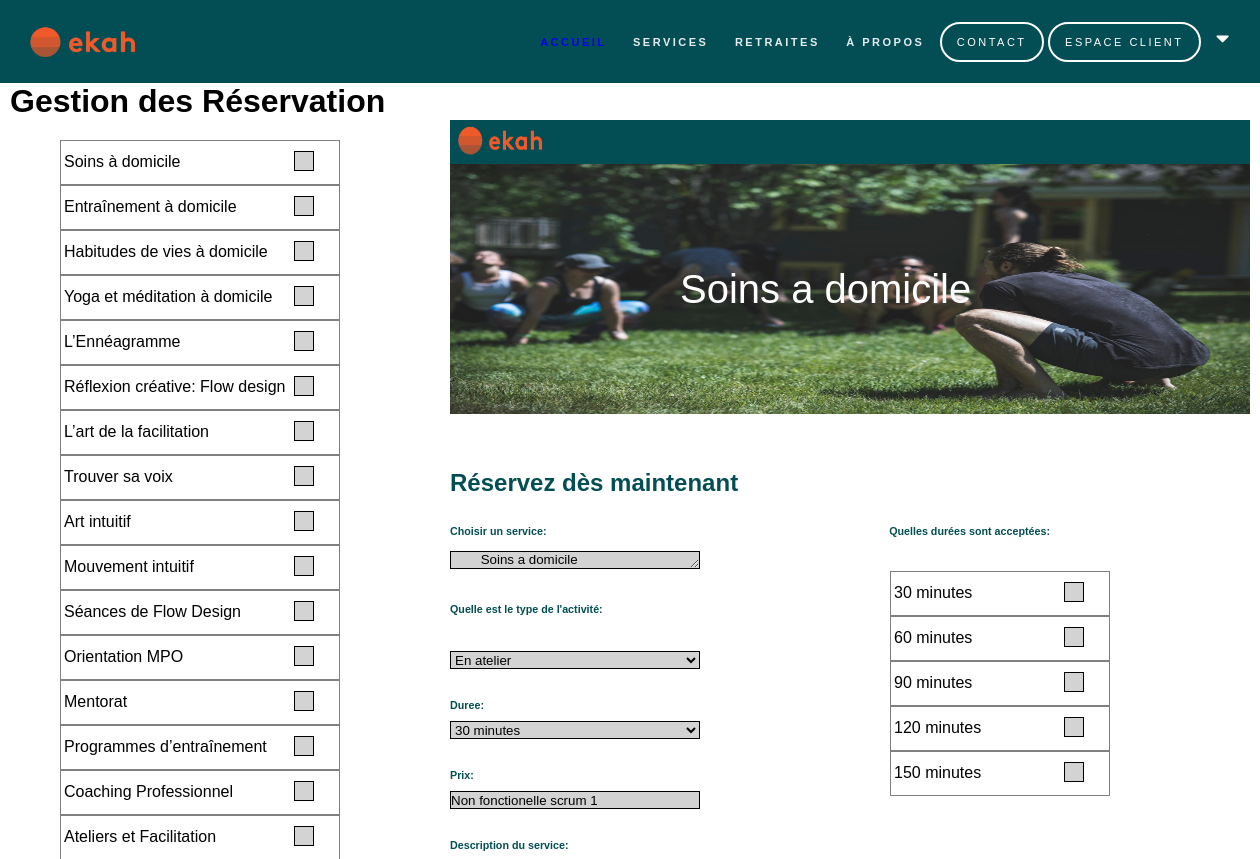
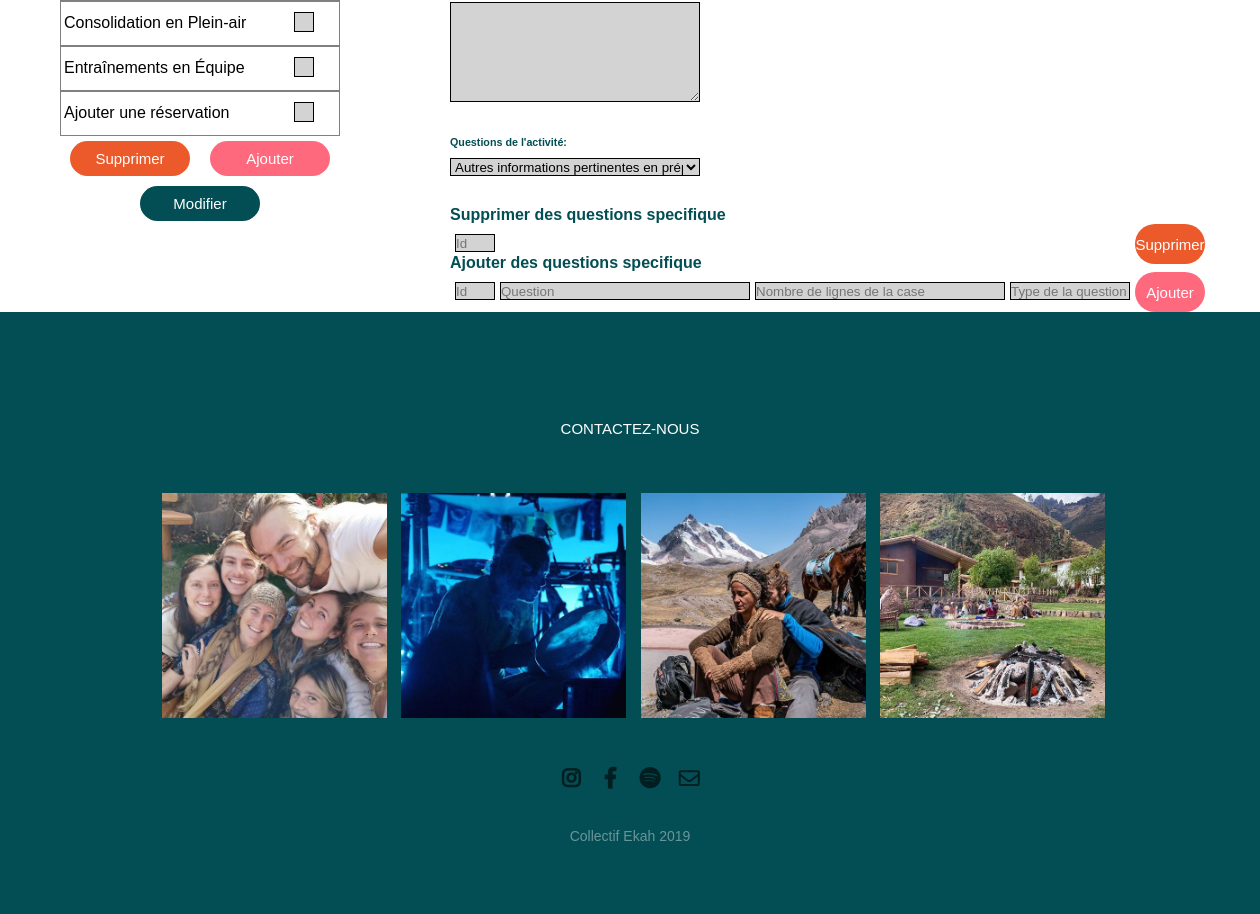
Page /affichage/gestionReservation/gestionReservation.php on the committed database (2 pictures, top to bottom).
### tables this page shows
CREATE TABLE activite (
id INT NOT NULL AUTO_INCREMENT PRIMARY KEY,
id_type_activite INT NOT NULL,
nom VARCHAR(100) NOT NULL,
description_breve VARCHAR(500) NOT NULL,
description_longue VARCHAR(1500) NOT NULL,
cout DECIMAL(6,2),
FOREIGN KEY (id_type_activite) REFERENCES type_activite(id)
);

CREATE TABLE duree (
id INT NOT NULL AUTO_INCREMENT PRIMARY KEY,
temps INT NOT NULL
);

### php/gestionnaire/Activite/gestionActivite.php (called while the page is built, shortened)
<?php
include_once $_SERVER['DOCUMENT_ROOT']."/Project-Ekah/utils/connexion.php";
include_once $_SERVER['DOCUMENT_ROOT']."/Project-Ekah/php/class/Activite/activite.php";
include_once $_SERVER['DOCUMENT_ROOT']."/Project-Ekah/php/class/Activite/type_activite.php";
class GestionActivite{
  public function getAllActivite(){
    $tempconn = new Connexion();
    $conn = $tempconn->getConnexion();
    $activite = null;
    $requete= "SELECT * FROM activite";
    $result = $conn->query($requete);
    if ($result->num_rows > 0) {
      while($row = $result->fetch_assoc()) {
        $activite[] = new Activite( $row['id'],
                                  $row['id_type_activite'],
                                  $row['nom'],
                                  $row['description_breve'],
                                  $row['description_longue']);
      }
    }
    return $activite;
  }
  public function getAllTypeActivite(){
    $tempconn = new Connexion();
    $conn = $tempconn->getConnexion();
    $requete= "SELECT * FROM type_activite";
    $result = $conn->query($requete);
    if ($result->num_rows > 0) {
      while($row = $result->fetch_assoc()) {
        $type_activite[] = new Type_activite( $row['id'],
                                  $row['nom'],);
      }
    }
    return $type_activite;
  }
}
?>

### utils/connexion.php (called while the page is built, shortened)
<?php
class Connexion{
  private $dbHost = "localhost";
  private $dbUser = "root";
  private $dbPass = "";
  private $dbName = "ekah";
  function __construct() {
    $this->conn = mysqli_connect($this->dbHost, $this->dbUser, $this->dbPass, $this->dbName);
  }
}
?>

### php/class/Activite/activite.php (called while the page is built, shortened)
<?php
  class Activite{
    private $nom;
    public function getNom(){
      return $this->nom;
    }
    public function setNom($nom){
      $this->nom = $nom;
    }
  }
 ?>

### php/gestionnaire/Duree/gestionDuree.php (called while the page is built, shortened)
<?php
 include_once $_SERVER['DOCUMENT_ROOT']."/Project-Ekah/utils/connexion.php";
 include_once $_SERVER['DOCUMENT_ROOT']."/Project-Ekah/php/class/Duree/duree.php";
class GestionDuree{
  public function getAllDuree(){
    $tempconn = new Connexion();
    $conn = $tempconn->getConnexion();
    $duree = null;
    $requete= "SELECT * FROM duree";
    $result = $conn->query($requete);
    if ($result->num_rows > 0) {
      while($row = $result->fetch_assoc()) {
        $duree[] = new Duree( $row['id'],
                                  $row['temps']);
      }
    }
    return $duree;
  }
  public function getDureesOfActivite($idActivite){
    $tempconn = new Connexion();
    $conn = $tempconn->getConnexion();
      $requete = "SELECT tda.id_activite, d.id, d.temps FROM ta_duree_activite AS tda
                INNER JOIN activite AS a ON tda.id_activite = a.id
                INNER JOIN duree AS d ON tda.id_duree = d.id
                WHERE tda.id_activite = $idActivite;";
      $result = $conn->query($requete);
      if ($result->num_rows > 0) {
        while($row = $result->fetch_assoc()) {
          $duree[] = new Duree( $row['id'],$row['temps']);
        }
      }
      return $duree;
    }
  }
?>

### php/class/Duree/duree.php (called while the page is built, shortened)
<?php
  class Duree{
    private $temps;
    public function getTemps(){
      return $this->temps;
    }
    public function setTemps($temps){
      $this->temps = $temps;
    }
  }
 ?>

### php/class/Activite/type_activite.php (called while the page is built, shortened)
<?php
class Type_activite{
  private $nom;
    public function getNom(){
      return $this->nom
      ;}
  public function setNom($nom){
    $this->nom = $nom
    ;}
} ?>

### php/gestionnaire/Question/gestionQuestion.php (called while the page is built, shortened)
<?php
 include_once $_SERVER['DOCUMENT_ROOT']."/Project-Ekah/utils/connexion.php";
 include_once $_SERVER['DOCUMENT_ROOT']."/Project-Ekah/php/class/Question/question.php";
class GestionQuestion{
  public function getQuestionsOfActivite($idActivite){
    $tempconn = new Connexion();
    $conn = $tempconn->getConnexion();
      $requete = "SELECT taqr.id_activite, q.id, q.nom_questionnaire FROM ta_activite_questionnaire_reservation AS taqr
                INNER JOIN activite AS a ON taqr.id_activite = a.id
                INNER JOIN questionnaire_reservation AS q ON taqr.id_questionnaire_res = q.id
                WHERE taqr.id_activite = $idActivite;";
      $result = $conn->query($requete);
      if ($result->num_rows > 0) {
        while($row = $result->fetch_assoc()) {
          $requete1 = "SELECT tqrq.id_questionnaire_res, q.id, q.id_type_question, q.question, q.nb_ligne FROM ta_questionnaire_reservation_question AS tqrq
                    INNER JOIN question AS q ON tqrq.id_question = q.id
                    INNER JOIN questionnaire_reservation AS qr ON tqrq.id_questionnaire_res = qr.id
                    WHERE tqrq.id_questionnaire_res = '".$row['id']."';";
          $result1 = $conn->query($requete1);
          if ($result1->num_rows > 0) {
            while($row = $result1->fetch_assoc()) {
              $question[] = new Question( $row['id'],$row['id_type_question'],$row['question'],$row['nb_ligne']);
            }
        }
      }
      return $question;
    }
}
}
?>

### php/class/Question/question.php (called while the page is built, shortened)
<?php
  class Question{
    private $question;
    public function getQuestion(){
      return $this->question;
    }
    public function setQuestion($question){
      $this->question = $question;
    }
  }
 ?>

### affichage/gestionReservation/gestionAffichageGestionReservation.php (the view)
<?php
  class GestionAffichageGestionReservation
  {
    public function getAllActivite(){
       $ga = new GestionActivite();
       $activite = $ga->getAllActivite();
       $html = "";
        if (!is_array($activite)){
         $html .= "Aucun resultat trouvé.";
       }
       else{
         for ($i = 0; $i < sizeof($activite); $i++){
           $html .= "
               <div class=\"sectionActivite\" >
               <div class=\"titreActivite\">".$activite[$i]->getNom()."</div>
               <div onclick='selectionne($i);' class=\"boiteSelection\" id='Activite-$i'></div>
               </div>
                 ";
         }
         $j=sizeof($activite);
         $html.="
         <div class=\"sectionActivite\" >
         <div class=\"titreActivite\">Ajouter une réservation</div>
         <div onclick='selectionne($j);' class=\"boiteSelection\" id='Activite-$j'></div>
         </div>
         ";
       }
       return $html;
     }
     public function getAllTypeActivite(){
        $ga = new GestionActivite();
        $type_activite = $ga->getAllTypeActivite();
        $html = "";
         if (!is_array($type_activite)){
          $html .= "Aucun resultat trouvé.";
        }
        else{
          $html .= "<select class=\"boxType\" name=\"type\" id=\"type\"> ";
          for ($i = 0; $i < sizeof($type_activite);$i++){
            $j=$i+1;
            $html .= "
              <option id='Type-$i' value=\"$j\" >".$type_activite[$i]->getNom()."</option>
            ";
          }
          $html .= "</select>";
        }
        return $html;
      }
      public function getDureeActivite($idActivite){
         $gd = new GestionDuree();
         $duree_activite = $gd->getDureesOfActivite($idActivite);
         $html = "";
          if (!is_array($duree_activite)){
           $html .= "Aucun resultat trouvé.";
         }
         else{
           $html .= "<select class=\"boxDuree\" name=\"service\" id=\"duree\">";
           for ($i = 0; $i < sizeof($duree_activite);$i++){
             $j=$i+1;
             $html .= "
               <option id='Duree-$i' value=\"$j\" >".$duree_activite[$i]->getTemps()." minutes</option>
             ";
           }
           $html .= "</select>";
         }
         return $html;
       }
       public function getQuestionActivite($idActivite){
          $gq = new GestionQuestion();
          $question_activite = $gq->getQuestionsOfActivite($idActivite);
          $html = "";
           if (!is_array($question_activite)){
            $html .= "Aucun resultat trouvé.";
          }
          else{
            $html .= "<select class=\"boxDuree\" name=\"service\" id=\"questionnaire\">";
            for ($i = 0; $i < sizeof($question_activite);$i++){
              $j=$i+1;
              $html .= "
                <option id='Question-$i' value=\"$j\" >".$question_activite[$i]->getQuestion()."</option>
              ";
            }
            $html .= "</select>";
          }
          return $html;
        }
     public function getAllDuree(){
        $gd = new GestionDuree();
        $duree = $gd->getAllDuree();
        $html = "";
         if (!is_array($duree)){
          $html .= "Aucun resultat trouvé.";
        }
        else{
          for ($i = 0; $i < sizeof($duree); $i++){
            $html .= "
                <div class=\"sectionDuree\" >
                <div class=\"titreActivite\">".$duree[$i]->getTemps()." minutes</div>
                <div onclick='selectionneDuree($i);' class=\"boiteSelection\" id='Duree-$i'></div>
                </div>
                  ";
          }
        }
        return $html;
      }
   }
?>

### rows in the picture
activite: nom "Soins à domicile"
activite: nom "Entraînement à domicile"
activite: nom "Habitudes de vies à domicile"
activite: nom "Yoga et méditation à domicile"
activite: nom "L’Ennéagramme"
activite: nom "Réflexion créative: Flow design"
activite: nom "L’art de la facilitation"
activite: nom "Trouver sa voix"
activite: nom "Art intuitif"
activite: nom "Mouvement intuitif"
activite: nom "Séances de Flow Design"
activite: nom "Orientation MPO"
activite: nom "Mentorat"
activite: nom "Programmes d’entraînement"
activite: nom "Coaching Professionnel"
activite: nom "Ateliers et Facilitation"
activite: nom "Consolidation en Plein-air"
activite: nom "Entraînements en Équipe"
duree: temps "30"
duree: temps "60"
duree: temps "90"
duree: temps "120"
duree: temps "150"

### other values in the picture
form field type "En atelier"
form field service "30 minutes"
form field service "Autres informations pertinentes en préparation au rendez-vous"
